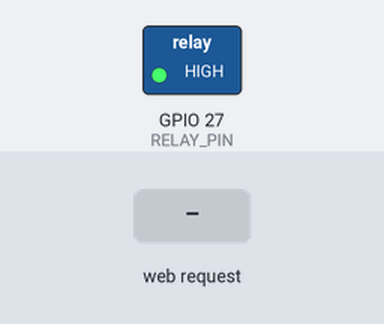
Bench run of a sketch on a simulated ESP32. On the bench: switched loads named in the sketch (green lamp = pin HIGH). The inputs (shaded band) are chosen by the test bench. WiFi joins after 1.5 s; servers stay silent unless stated; uploads are accepted with an empty reply; pins used as bus, display or sensor lines are not drawn; what the sketch prints to the serial monitor is not drawn.

Above: at 3.2 s.
3.3 s: HTTP request GET /waterPumpOn received
At 6.6 s:
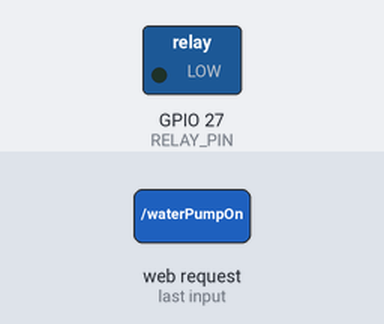
Timing chart, 0 to 16.9 s (numbered marks = the images above; inputs shaded):
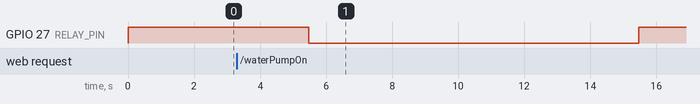

Measured:
- after the input at 3.3 s, GPIO 27 (RELAY_PIN): HIGH → LOW after 2.2 s, → HIGH 10.0 s later

The sketch:

ESP32_dev_V2.ino
```cpp
#include "WiFi.h"
#include "HTTPClient.h"
#include <WebServer.h>
#include <ArduinoJson.h>

#define RE 4
#define RXD2 17
#define TXD2 16
#define RELAY_PIN 27

WiFiClient client;
WebServer server(80);

// API endpoint and credentials
const char* API_ENDPOINT_SENDDATA = "http://192.168.68.54:3000/sendData"; //Change out the IP
const char* API_ENDPOINT_GETPARAMETERS = "http://192.168.1.22:3000/getParameters"; //Change out the IP

const char* WIFI_SSID = "";
const char* WIFI_PASSWORD = "";

// Sensor commands
//Moisture
const byte moist[] = {0x01, 0x03, 0x00, 0x00, 0x00, 0x01, 0xe84, 0x0a};
//Temperature
const byte temp[] = {0x01, 0x03, 0x00, 0x01, 0x00, 0x01, 0xd5, 0xca};
//Conductivity
const byte cond[] = {0x01, 0x03, 0x00, 0x02, 0x00, 0x01, 0x25, 0xca};
//PH
const byte phph[] = {0x01, 0x03, 0x00, 0x03, 0x00, 0x01, 0x74, 0x0a};
//Nitrogen
const byte nitro[] = {0x01, 0x03, 0x00, 0x04, 0x00, 0x01, 0xec5, 0xcb};
//Phosphorus
const byte phos[] = {0x01, 0x03, 0x00, 0x05, 0x00, 0x01, 0xe94, 0x0b};
//Potassium
const byte pota[] = {0x01, 0x03, 0x00, 0x06, 0x00, 0x01, 0xe64, 0x0b};
byte values[11];

void setup() {
  Serial.begin(4800);
  Serial1.begin(4800, SERIAL_8N1, RXD2, TXD2);
  WiFi.mode(WIFI_STA);
  pinMode(RE, OUTPUT);
  digitalWrite(RE, LOW);

  pinMode(RELAY_PIN, OUTPUT);
  digitalWrite(RELAY_PIN, HIGH);  // Start with relay off

  WiFi.begin(WIFI_SSID, WIFI_PASSWORD);
  while (WiFi.status() != WL_CONNECTED) {
      delay(1000);
      Serial.print("Connecting to WiFi..");
  }
  Serial.println("\nConnected to WiFi.");
  Serial.println("IP address: " + WiFi.localIP().toString());

  server.on("/waterPumpOn", timeToHydrate);
  server.begin();
  Serial.println("HTTP server started");
}

float readSensor(const byte* command, size_t commandSize) {
  digitalWrite(RE, HIGH); // Enable transmission
  delay(10);
  for (size_t i = 0; i < commandSize; i++) {
      Serial1.write(command[i]);
  }
  Serial1.flush();
  digitalWrite(RE, LOW); // Enable reception
  delay(100);

  for (byte i = 0; i < 7; i++) {
      values[i] = Serial1.read();
  }

  int rawValue = int(values[3] << 8 | values[4]);
  // Check the command type and apply conditional scaling
  if (command == moist || command == temp || command == phph) {
      return rawValue / 10.0; // Apply division for specific commands
  } else {
      return rawValue; // No scaling for other commands
  }
}

void postToAPI(float moisture, float temperature, float conductivity, float pH,
              float nitrogen, float phosphorus, float potassium) {
  if (WiFi.status() == WL_CONNECTED) {
      HTTPClient http;
      http.begin(client, API_ENDPOINT_SENDDATA);
      http.addHeader("Content-Type", "application/json");

      // Create JSON object
      StaticJsonDocument<512> jsonDoc;
      jsonDoc["moisture"] = moisture;
      jsonDoc["temperature"] = temperature;
      jsonDoc["conductivity"] = conductivity;
      jsonDoc["pH"] = pH;
      jsonDoc["nitrogen"] = nitrogen;
      jsonDoc["phosphorus"] = phosphorus;
      jsonDoc["potassium"] = potassium;

      // Serialize JSON to a string
      String jsonData;
      serializeJson(jsonDoc, jsonData);

      Serial.println("Posting JSON: " + jsonData);

      // Send POST request
      int httpResponseCode = http.POST(jsonData);
      if (httpResponseCode > 0) {
          Serial.println("Response code: " + String(httpResponseCode));
      } else {
          Serial.println("Error on sending POST: " + String(http.errorToString(httpResponseCode)));
      }
      http.end();
  } else {
      Serial.println("WiFi not connected.");
  }
}

void checkAndHydrate(float moisture) {
  if (WiFi.status() == WL_CONNECTED) {
    HTTPClient http;
    http.begin(client, API_ENDPOINT_GETPARAMETERS);
    http.addHeader("Content-Type", "application/json");

    int httpResponseCode = http.GET();
    if (httpResponseCode > 0) {
      Serial.println("Response code: " + String(httpResponseCode));
      String response = http.getString();
      Serial.println("Response: " + response);

      JsonDocument doc;
      DeserializationError error = deserializeJson(doc, response);

      if (error) {
        Serial.print("deserializeJson() failed: ");
        Serial.println(error.c_str());
        return;
      }

      if (doc["minimum"]["moisture"].isNull() || doc["maximum"]["moisture"].isNull()) {
        Serial.println("Minimum or maximum not set. Skipping auto watering.");
      }else{
        for (JsonPair item : doc.as<JsonObject>()) {
          const char* item_key = item.key().c_str();
          int value_moisture = item.value()["moisture"];
        }

        int min_moisture = doc["minimum"]["moisture"];
        int max_moisture = doc["maximum"]["moisture"];
        Serial.println("Minimum: " + String(min_moisture));
        Serial.println("Maximum: " + String(max_moisture));

        if (moisture < min_moisture) {
          // Turn on
          digitalWrite(RELAY_PIN, LOW);
          Serial.println("Water pump turned ON");
        } else if (moisture >= max_moisture) {
          // Turn off
          digitalWrite(RELAY_PIN, HIGH);
          Serial.println("Water pump turned OFF");
        }
      }

    } else {
      Serial.println("Error on GET: " + String(http.errorToString(httpResponseCode)));
    }
    http.end();
  } else {
    Serial.println("WiFi not connected.");
  }
}

void timeToHydrate() {
  // Get the duration
  String durationParam = server.arg("duration");
  int duration = durationParam.toInt();

  if (duration <= 0) {
    duration = 10; // Default duration if invalid or not provided
  }

  // Turn on
  digitalWrite(RELAY_PIN, LOW);
  Serial.println("Water pump turned ON for " + String(duration) + " seconds");

  // Send a response to the client
  server.send(200, "text/plain", "Water pump turned ON for " + String(duration) + " seconds");

  // Wait for the specified duration
  delay(duration * 1000);

  // Turn off
  digitalWrite(RELAY_PIN, HIGH);
  Serial.println("Water pump turned OFF");
}

void loop() {
  server.handleClient();
  Serial.println("");
  // Read sensor data
  float moisture = readSensor(moist, sizeof(moist));
  Serial.println("Moisture: " + String(moisture, 1) + " %");

  float temperature = readSensor(temp, sizeof(temp));
  Serial.println("Temperature: " + String(temperature, 1) + " °C");

  float conductivity = readSensor(cond, sizeof(cond));
  Serial.println("Conductivity: " + String(conductivity) + " uS/cm");

  float pH = readSensor(phph, sizeof(phph));
  Serial.println("pH: " + String(pH, 1));

  float nitrogen = readSensor(nitro, sizeof(nitro));
  Serial.println("Nitrogen: " + String(nitrogen) + " mg/L");

  float phosphorus = readSensor(phos, sizeof(phos));
  Serial.println("Phosphorus: " + String(phosphorus) + " mg/L");

  float potassium = readSensor(pota, sizeof(pota));
  Serial.println("Potassium: " + String(potassium) + " mg/L");

  Serial.println("------------------------------------");
  checkAndHydrate(moisture);
  // Post data to API
  postToAPI(moisture, temperature, conductivity, pH, nitrogen, phosphorus, potassium);
  delay(2000);
}
```
